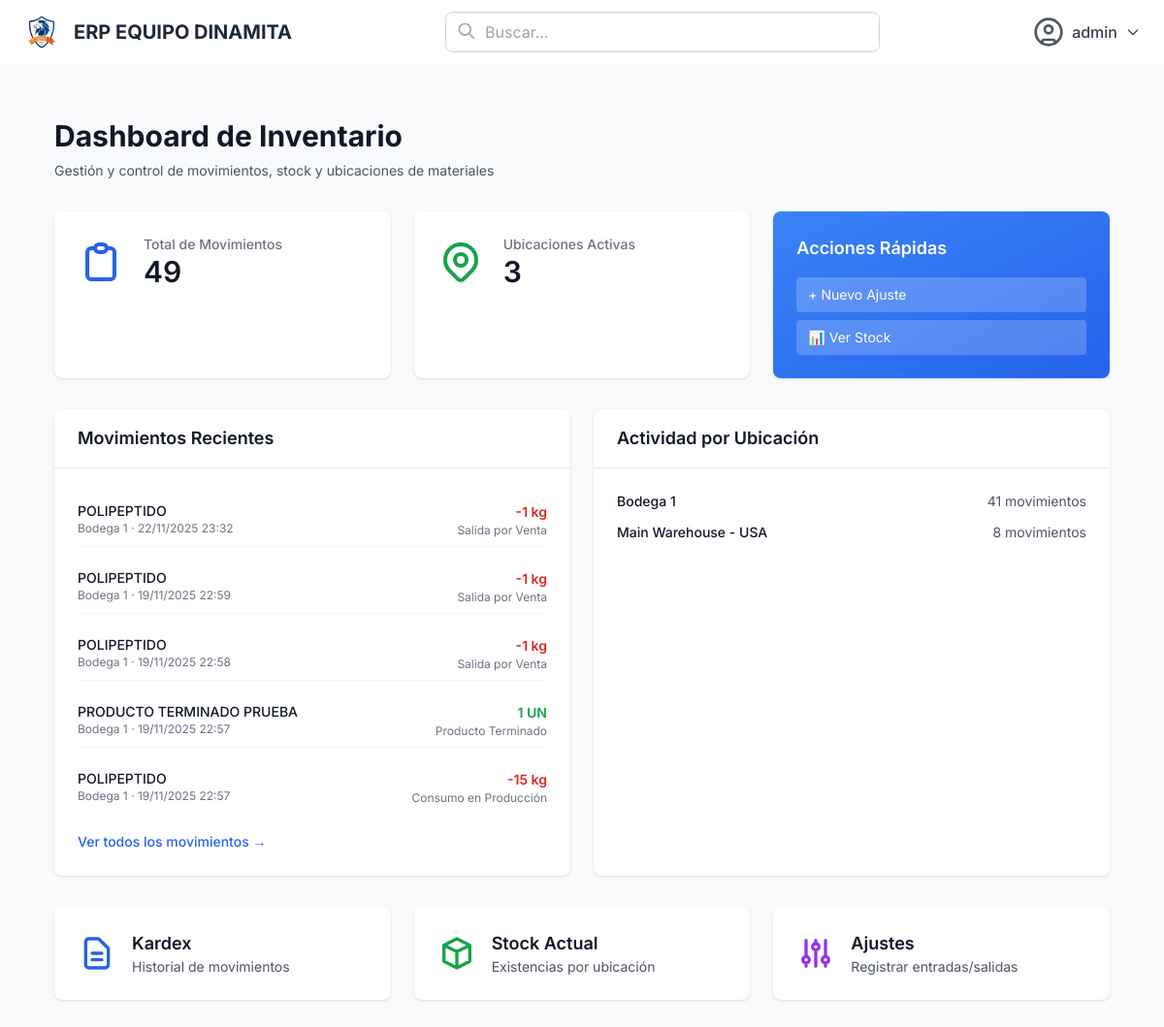
The page /inventory/ (signed in) on the database its author committed.
### users/models.py (models this page shows)
class User(AbstractUser):
    class Meta:
        db_table = "users"
        verbose_name = "Usuario"
        verbose_name_plural = "Usuarios"

### inventory/models.py (models this page shows, shortened)
class InventoryMovement(models.Model):
    id_inventory_movement = models.CharField(max_length=50, unique=True)
    location = models.ForeignKey(InventoryLocation, on_delete=models.PROTECT)
    material = models.ForeignKey(Material, on_delete=models.PROTECT)
    quantity = models.IntegerField()
    unit_type = models.ForeignKey(Unit, on_delete=models.PROTECT)
    movement_type = models.ForeignKey(MovementType, on_delete=models.PROTECT)
    movement_date = models.DateTimeField(auto_now_add=True)
    reference = models.CharField(max_length=100, blank=True, null=True)
    created_at = models.DateTimeField(auto_now_add=True)
    updated_at = models.DateTimeField(auto_now=True)
    created_by = models.ForeignKey(User, on_delete=models.SET_NULL, null=True, blank=True)
    class Meta:
        db_table = "inventory_movements"
        verbose_name = "Inventory Movement"
        verbose_name_plural = "Inventory Movements"
        ordering = ['-created_at']

class InventoryLocation(models.Model):
    id_location = models.CharField(max_length=50, unique=True)
    name = models.CharField(max_length=200)
    code = models.CharField(max_length=20)
    main_location = models.BooleanField(default=False)
    location = models.CharField(max_length=300)
    status = models.BooleanField(default=True)
    created_at = models.DateTimeField(auto_now_add=True)
    updated_at = models.DateTimeField(auto_now=True)
    created_by = models.ForeignKey(User, on_delete=models.SET_NULL, null=True, blank=True)
    class Meta:
        db_table = "location_inventory"
        verbose_name = "Inventory Location"
        verbose_name_plural = "Inventory Locations"
        ordering = ['name']

class MovementType(models.Model):
    name = models.CharField(max_length=100, unique=True)
    symbol = models.CharField(max_length=10, unique=True)
    created_at = models.DateTimeField(auto_now_add=True, editable=False)
    updated_at = models.DateTimeField(auto_now=True, editable=False)
    created_by = models.ForeignKey(User, on_delete=models.SET_NULL, null=True, blank=True)
    class Meta:
        db_table = "movement_type"
        verbose_name = "Movement Type"
        verbose_name_plural = "Movement Types"
        ordering = ['name']

### materials/models.py (models this page shows, shortened)
class Material(models.Model):
    id_material = models.CharField(max_length=50, unique=True)
    name = models.CharField(max_length=200)
    description = models.TextField()
    unit = models.ForeignKey(Unit, on_delete=models.PROTECT, default=1)
    material_type = models.ForeignKey(MaterialType, on_delete=models.PROTECT, default=1)
    status = models.ForeignKey(Status, on_delete=models.PROTECT, default=1)
    created_at = models.DateTimeField(auto_now_add=True)
    updated_at = models.DateTimeField(auto_now=True)
    created_by = models.ForeignKey(User, on_delete=models.SET_NULL, null=True, blank=True)
    class Meta:
        db_table = "materials"
        verbose_name = "Material"
        verbose_name_plural = "Materiales"
        ordering = ['-created_at']

class Unit(models.Model):
    name = models.CharField(max_length=100, unique=True)
    symbol = models.CharField(max_length=20)
    class Meta:
        db_table = "units"
        verbose_name = "Unit"
        verbose_name_plural = "Units"

### inventory/views.py (the view)
# urls.py: path('', views.inventory_dashboard, name='inventory_dashboard'),
@login_required
def inventory_dashboard(request):
    total_movements = InventoryMovement.objects.count()
    total_locations = InventoryLocation.objects.filter(status=True).count()
    recent_movements = InventoryMovement.objects.select_related(
        'material', 'location', 'movement_type'
    ).order_by('-movement_date')[:5]
    movements_by_location = InventoryMovement.objects.values(
        'location__name'
    ).annotate(
        total_movements=Count('id')
    ).order_by('-total_movements')[:5]
    context = {
        'total_movements': total_movements,
        'total_locations': total_locations,
        'recent_movements': recent_movements,
        'movements_by_location': movements_by_location,
    }
    return render(request, 'inventory/dashboard.html', context)

### inventory/templates/inventory/dashboard.html (shortened to what this page needs)
{% extends 'core/base.html' %}
{% block content %}
<div class="max-w-7xl mx-auto px-4 sm:px-6 lg:px-8 py-8">
    <div class="mb-8">
        <h1 class="text-3xl font-bold text-gray-900">Dashboard de Inventario</h1>
        <p class="mt-2 text-sm text-gray-600">
            Gestión y control de movimientos, stock y ubicaciones de materiales
        </p>
    </div>
    <div class="grid grid-cols-1 md:grid-cols-3 gap-6 mb-8">
        <div class="bg-white rounded-lg shadow p-6">
            <div class="flex items-center">
                <div class="flex-shrink-0">
                    <svg class="h-12 w-12 text-blue-600" fill="none" stroke="currentColor" viewBox="0 0 24 24">
                        <path stroke-linecap="round" stroke-linejoin="round" stroke-width="2" d="M9 5H7a2 2 0 00-2 2v12a2 2 0 002 2h10a2 2 0 002-2V7a2 2 0 00-2-2h-2M9 5a2 2 0 002 2h2a2 2 0 002-2M9 5a2 2 0 012-2h2a2 2 0 012 2"></path>
                    </svg>
                </div>
                <div class="ml-5 w-0 flex-1">
                    <dl>
                        <dt class="text-sm font-medium text-gray-500 truncate">
                            Total de Movimientos
                        </dt>
                        <dd class="text-3xl font-semibold text-gray-900">
                            {{ total_movements }}
                        </dd>
                    </dl>
                </div>
            </div>
        </div>
        <div class="bg-white rounded-lg shadow p-6">
            <div class="flex items-center">
                <div class="flex-shrink-0">
                </div>
                <div class="ml-5 w-0 flex-1">
                    <dl>
                        <dt class="text-sm font-medium text-gray-500 truncate">
                            Ubicaciones Activas
                        </dt>
                        <dd class="text-3xl font-semibold text-gray-900">
                            {{ total_locations }}
                        </dd>
                    </dl>
                </div>
            </div>
        </div>
        <div class="bg-gradient-to-br from-blue-500 to-blue-600 rounded-lg shadow p-6 text-white">
            <h3 class="text-lg font-semibold mb-4">Acciones Rápidas</h3>
            <div class="space-y-2">
                <a href="{% url 'inventory:inventory_adjustment' %}" class="block bg-white bg-opacity-20 hover:bg-opacity-30 rounded px-3 py-2 text-sm transition-colors">
                    + Nuevo Ajuste
                </a>
                <a href="{% url 'inventory:inventory_stock' %}" class="block bg-white bg-opacity-20 hover:bg-opacity-30 rounded px-3 py-2 text-sm transition-colors">
                    📊 Ver Stock
                </a>
            </div>
        </div>
    </div>
    <div class="grid grid-cols-1 lg:grid-cols-2 gap-6 mb-8">
        <div class="bg-white rounded-lg shadow">
            <div class="px-6 py-4 border-b border-gray-200">
                <h2 class="text-lg font-semibold text-gray-900">Movimientos Recientes</h2>
            </div>
            <div class="p-6">
                {% if recent_movements %}
                    <div class="space-y-3">
                        {% for movement in recent_movements %}
                            <div class="flex items-center justify-between py-2 border-b border-gray-100 last:border-0">
                                <div class="flex-1">
                                    <p class="text-sm font-medium text-gray-900">{{ movement.material.name }}</p>
                                    <p class="text-xs text-gray-500">
                                        {{ movement.location.name }} · {{ movement.movement_date|date:"d/m/Y H:i" }}
                                    </p>
                                </div>
                                <div class="text-right">
                                    <span class="text-sm font-semibold {% if movement.movement_type.symbol|slice:'-4:' == '_OUT' %}text-red-600{% else %}text-green-600{% endif %}">
                                        {% if movement.movement_type.symbol|slice:"-4:" == "_OUT" %}-{% endif %}{{ movement.quantity }} {{ movement.unit_type.symbol }}
                                    </span>
                                    <p class="text-xs text-gray-500">{{ movement.movement_type.name }}</p>
                                </div>
                            </div>
                        {% endfor %}
                    </div>
                    <div class="mt-4">
                        <a href="{% url 'inventory:inventory_movement_list' %}" class="text-sm text-blue-600 hover:text-blue-700 font-medium">
                            Ver todos los movimientos →
                        </a>
                    </div>
                {% else %}
                    <p class="text-sm text-gray-500">No hay movimientos registrados aún.</p>
                {% endif %}
            </div>
        </div>
        <div class="bg-white rounded-lg shadow">
            <div class="px-6 py-4 border-b border-gray-200">
                <h2 class="text-lg font-semibold text-gray-900">Actividad por Ubicación</h2>
            </div>
            <div class="p-6">
                {% if movements_by_location %}
                    <div class="space-y-3">
                        {% for location in movements_by_location %}
                            <div class="flex items-center justify-between">
                                <span class="text-sm font-medium text-gray-900">{{ location.location__name }}</span>
                                <span class="text-sm text-gray-600">{{ location.total_movements }} movimiento{{ location.total_movements|pluralize }}</span>
                            </div>
                        {% endfor %}
                    </div>
                {% else %}
                    <p class="text-sm text-gray-500">No hay datos de ubicaciones disponibles.</p>
                {% endif %}
            </div>
        </div>
    </div>
    <div class="grid grid-cols-1 md:grid-cols-3 gap-6">
        <a href="{% url 'inventory:inventory_movement_list' %}" class="block bg-white rounded-lg shadow hover:shadow-lg transition-shadow p-6">
            <div class="flex items-center">
                <div class="flex-shrink-0">
                    <svg class="h-10 w-10 text-blue-600" fill="none" stroke="currentColor" viewBox="0 0 24 24">
                        <path stroke-linecap="round" stroke-linejoin="round" stroke-width="2" d="M9 12h6m-6 4h6m2 5H7a2 2 0 01-2-2V5a2 2 0 012-2h5.586a1 1 0 01.707.293l5.414 5.414a1 1 0 01.293.707V19a2 2 0 01-2 2z"></path>
                    </svg>
                </div>
                <div class="ml-4">
                    <h3 class="text-lg font-semibold text-gray-900">Kardex</h3>
                    <p class="text-sm text-gray-600">Historial de movimientos</p>
                </div>
            </div>
        </a>
        <a href="{% url 'inventory:inventory_stock' %}" class="block bg-white rounded-lg shadow hover:shadow-lg transition-shadow p-6">
            <div class="flex items-center">
                <div class="flex-shrink-0">
                    <svg class="h-10 w-10 text-green-600" fill="none" stroke="currentColor" viewBox="0 0 24 24">
                        <path stroke-linecap="round" stroke-linejoin="round" stroke-width="2" d="M20 7l-8-4-8 4m16 0l-8 4m8-4v10l-8 4m0-10L4 7m8 4v10M4 7v10l8 4"></path>
                    </svg>
                </div>
                <div class="ml-4">
                    <h3 class="text-lg font-semibold text-gray-900">Stock Actual</h3>
                    <p class="text-sm text-gray-600">Existencias por ubicación</p>
                </div>
            </div>
        </a>
        <a href="{% url 'inventory:inventory_adjustment' %}" class="block bg-white rounded-lg shadow hover:shadow-lg transition-shadow p-6">
            <div class="flex items-center">
                <div class="flex-shrink-0">
                    <svg class="h-10 w-10 text-purple-600" fill="none" stroke="currentColor" viewBox="0 0 24 24">
                        <path stroke-linecap="round" stroke-linejoin="round" stroke-width="2" d="M12 6V4m0 2a2 2 0 100 4m0-4a2 2 0 110 4m-6 8a2 2 0 100-4m0 4a2 2 0 110-4m0 4v2m0-6V4m6 6v10m6-2a2 2 0 100-4m0 4a2 2 0 110-4m0 4v2m0-6V4"></path>
                    </svg>
                </div>
                <div class="ml-4">
                    <h3 class="text-lg font-semibold text-gray-900">Ajustes</h3>
                    <p class="text-sm text-gray-600">Registrar entradas/salidas</p>
                </div>
            </div>
        </a>
    </div>
</div>
{% endblock %}

### core/templates/core/base.html (shortened to what this page needs)
{% load static %}
<!DOCTYPE html>
<html lang="es">
<head>
    <script src="https://cdn.tailwindcss.com"></script>
</head>
<body class="bg-slate-50">
    <nav class="bg-white shadow flex items-center justify-between px-6 py-3">
        <div class="flex items-center space-x-3">
            <img src="{% static 'img/logo.png' %}" alt="Logo" class="h-10 w-10">
            <span class="text-xl font-bold text-gray-800">ERP EQUIPO DINAMITA</span>
        </div>
        <div class="hidden md:flex flex-1 max-w-md mx-8">
            <div class="relative w-full">
                <input type="text" placeholder="Buscar..." class="w-full px-4 py-2 pl-10 border border-gray-300 rounded-lg focus:outline-none focus:ring-2 focus:ring-blue-500">
                <svg class="absolute left-3 top-2.5 h-5 w-5 text-gray-400" fill="none" stroke="currentColor" viewBox="0 0 24 24">
                    <path stroke-linecap="round" stroke-linejoin="round" stroke-width="2" d="M21 21l-6-6m2-5a7 7 0 11-14 0 7 7 0 0114 0z"></path>
                </svg>
            </div>
        </div>
        <div class="relative">
            <button id="user-menu-button" class="flex items-center space-x-2 text-gray-700 hover:text-gray-900 focus:outline-none">
                <span class="font-medium">{{ user.username }}</span>
                <svg class="h-4 w-4" fill="none" stroke="currentColor" viewBox="0 0 24 24">
                    <path stroke-linecap="round" stroke-linejoin="round" stroke-width="2" d="M19 9l-7 7-7-7"></path>
                </svg>
            </button>
        </div>
    </nav>
    <main class="p-6 bg-slate-50 min-h-screen">
        {% block content %}
        {% endblock %}
    </main>
</body>
</html>

### core/templates/core/base.html (style rules this page uses)
body { font-family: 'Inter', sans-serif; }

### rows shown on the page
User: username "admin"
InventoryMovement: material.name "POLIPEPTIDO", location.name "Bodega 1", movement_date "22/11/2025 23:32", quantity "1", unit_type.symbol "kg", movement_type.name "Salida por Venta"
InventoryMovement: material.name "POLIPEPTIDO", location.name "Bodega 1", movement_date "19/11/2025 22:59", quantity "1", unit_type.symbol "kg", movement_type.name "Salida por Venta"
InventoryMovement: material.name "POLIPEPTIDO", location.name "Bodega 1", movement_date "19/11/2025 22:58", quantity "1", unit_type.symbol "kg", movement_type.name "Salida por Venta"
InventoryMovement: material.name "PRODUCTO TERMINADO PRUEBA", location.name "Bodega 1", movement_date "19/11/2025 22:57", quantity "1", unit_type.symbol "UN", movement_type.name "Producto Terminado"
InventoryMovement: material.name "POLIPEPTIDO", location.name "Bodega 1", movement_date "19/11/2025 22:57", quantity "15", unit_type.symbol "kg", movement_type.name "Consumo en Producción"

### other values the page prints
{{ total_movements }} "49"
{{ total_locations }} "3"
{{ location.location__name }} "Bodega 1" "Main Warehouse - USA"
{{ location.total_movements }} "41" "8"
